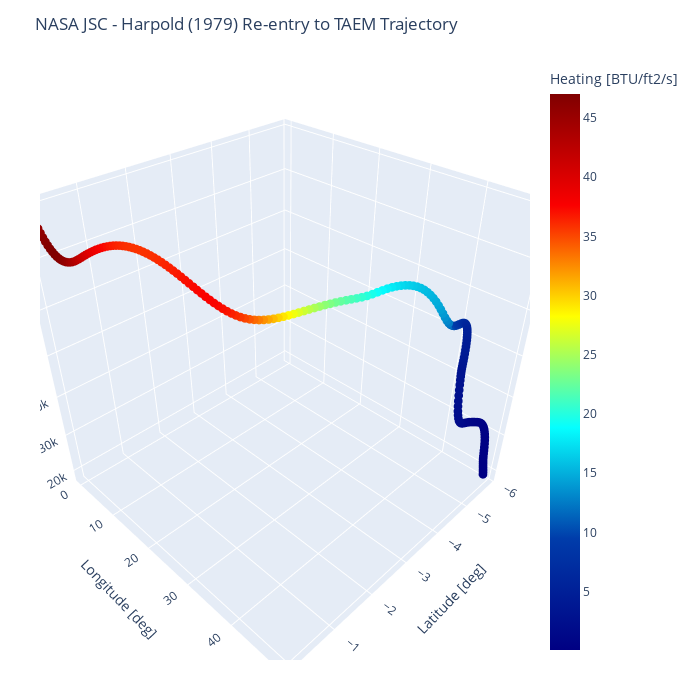

The code cell stored with this chart in its notebook:
### Code cell
trace=go.Scatter3d(x=rad2deg(thetasol[1]),y=rad2deg(phisol[1]),z=hsol[1],
                    mode='markers', 
                    marker=dict(size=3,color=q1,colorscale='Jet',colorbar=dict(title="Heating [BTU/ft2/s]"), showscale=True),)
data=[trace]

layout=go.Layout(scene = dict(
                xaxis_title='Latitude [deg]',
                yaxis_title='Longitude [deg]',
                zaxis_title='Altitude [m]'),
                width=700, height=700,
                margin=dict(r=40, b=40, l=40, t=60))
fig=go.Figure(data=data,layout=layout, )
fig.update_layout(title="NASA JSC - Harpold (1979) Re-entry to TAEM Trajectory",)
fig.show()

### Figure 1 — Plotly figure (JSON) as saved in the notebook; plotly's stock layout.template omitted (floating-point values rounded to 4 significant figures; data arrays with more than 128 entries replaced by an {"elided": "..."} marker saying what was removed)
{"data": [{"marker": {"color": {"elided": "200 float values"}, "colorbar": {"title": {"text": "Heating [BTU/ft2/s]"}}, "colorscale": [[0, "rgb(0,0,131)"], [0.2, "rgb(0,60,170)"], [0.4, "rgb(5,255,255)"], [0.6, "rgb(255,255,0)"], [0.8, "rgb(250,0,0)"], [1, "rgb(128,0,0)"]], "showscale": true, "size": 3}, "mode": "markers", "type": "scatter3d", "x": {"elided": "200 float values"}, "y": {"elided": "200 float values"}, "z": {"elided": "200 float values"}}], "layout": {"height": 700, "margin": {"b": 40, "l": 40, "r": 40, "t": 60}, "scene": {"xaxis": {"title": {"text": "Latitude [deg]"}}, "yaxis": {"title": {"text": "Longitude [deg]"}}, "zaxis": {"title": {"text": "Altitude [m]"}}}, "title": {"text": "NASA JSC - Harpold (1979) Re-entry to TAEM Trajectory"}, "width": 700}}
